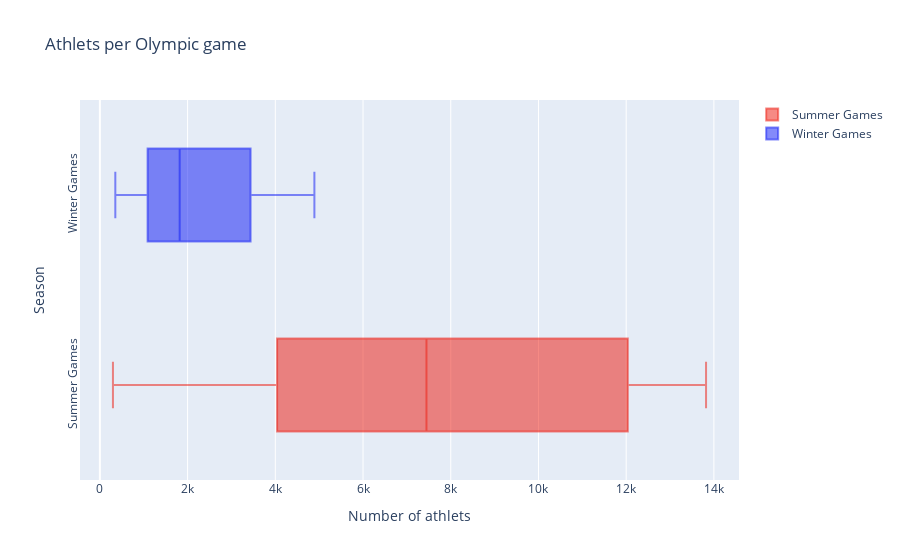

Here is the notebook cell this chart was saved with:
### Markdown cell above
# 6. Show the distribution of athlets number during the Olympic games editions, grouped by Season, in Box plot.

### Code cell
traceS = go.Box(
    x = dfS['Athlets'],
    name="Summer Games",
    
     marker=dict(
                color='rgba(238,23,11,0.5)',
                line=dict(
                    color='red',
                    width=1.2),
            ),
    text=dfS['City'],
    orientation='h',
    
)
traceW = go.Box(
    x = dfW['Athlets'],
    name="Winter Games",
    marker=dict(
                color='rgba(11,23,245,0.5)',
                line=dict(
                    color='black',
                    width=1.2),
            ),
    text=dfS['City'],  orientation='h',
)

data = [traceS, traceW]
layout = dict(title = 'Athlets per Olympic game',
          xaxis = dict(title = 'Number of athlets',showticklabels=True),
          yaxis = dict(title = 'Season', showticklabels=True, tickangle=-90), 
          hovermode = 'closest',
         )
fig = dict(data=data, layout=layout)
iplot(fig, filename='events-athlets5')

### Figure 1 — Plotly figure (JSON) as saved in the notebook; plotly's stock layout.template omitted (floating-point values rounded to 4 significant figures)
{"data": [{"marker": {"color": "rgba(238,23,11,0.5)", "line": {"color": "red", "width": 1.2}}, "name": "Summer Games", "orientation": "h", "text": ["Athina", "Paris", "St. Louis", "Athina", "London", "Stockholm", "Antwerpen", "Paris", "Amsterdam", "Los Angeles", "Berlin", "London", "Helsinki", "Melbourne", "Stockholm", "Roma", "Tokyo", "Mexico City", "Munich", "Montreal", "Moskva", "Los Angeles", "Seoul", "Barcelona", "Atlanta", "Sydney", "Athina", "Beijing", "London", "Rio de Janeiro"], "type": "box", "x": [380, 1936, 1301, 1733, 3101, 4040, 4292, 5233, 4992, 2969, 6506, 6405, 8270, 4829, 298, 8119, 7702, 8588, 10304, 8641, 7191, 9454, 12037, 12977, 13780, 13821, 13443, 13602, 12920, 13688]}, {"marker": {"color": "rgba(11,23,245,0.5)", "line": {"color": "black", "width": 1.2}}, "name": "Winter Games", "orientation": "h", "text": ["Athina", "Paris", "St. Louis", "Athina", "London", "Stockholm", "Antwerpen", "Paris", "Amsterdam", "Los Angeles", "Berlin", "London", "Helsinki", "Melbourne", "Stockholm", "Roma", "Tokyo", "Mexico City", "Munich", "Montreal", "Moskva", "Los Angeles", "Seoul", "Barcelona", "Atlanta", "Sydney", "Athina", "Beijing", "London", "Rio de Janeiro"], "type": "box", "x": [460, 582, 352, 895, 1075, 1088, 1307, 1116, 1778, 1891, 1655, 1861, 1746, 2134, 2639, 3436, 3160, 3605, 4109, 4382, 4402, 4891]}], "layout": {"hovermode": "closest", "title": {"text": "Athlets per Olympic game"}, "xaxis": {"showticklabels": true, "title": {"text": "Number of athlets"}}, "yaxis": {"showticklabels": true, "tickangle": -90, "title": {"text": "Season"}}}}
